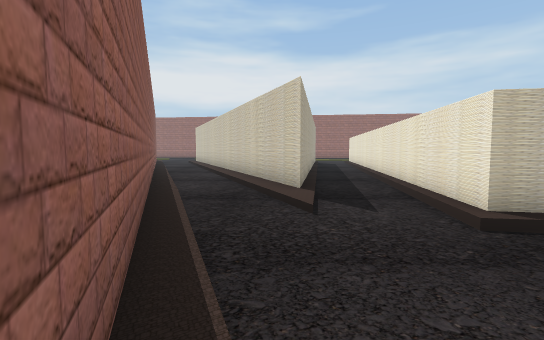
[1] (above)

16 first-person views from a walk through a Unity game level. The camera is 1.5 m above the floor, tilts 4° down and sees 85° across. The floor is counted in squares, 2 m on a side. Each view is taken from the middle of a square. On the plan, view 1 faces up. The plan holds only what a view shows up to about 10 squares ahead; the rest is blank. The place goes on beyond the plan.

[2]
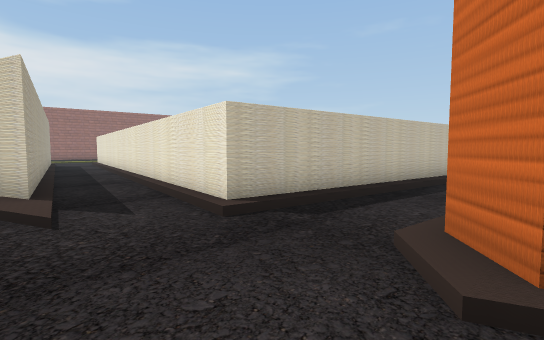

[3]
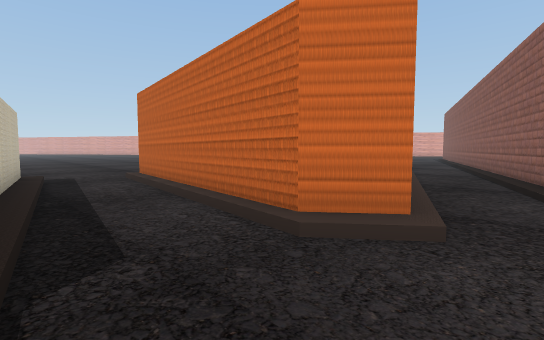

[4]
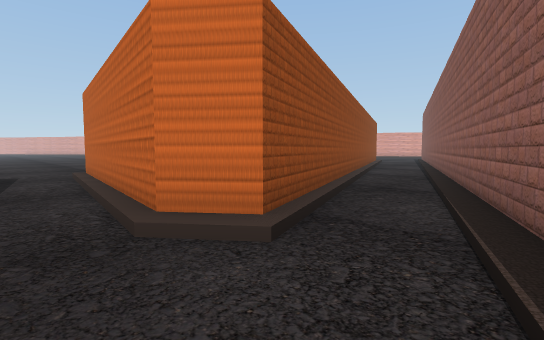

[5]
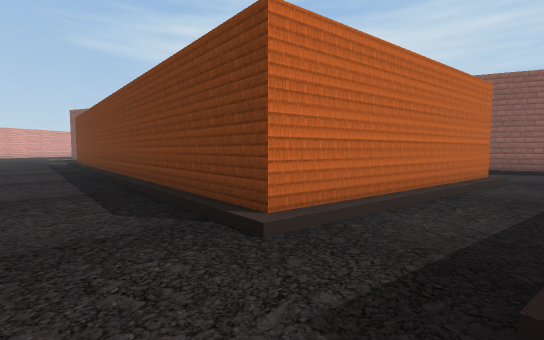

[6]
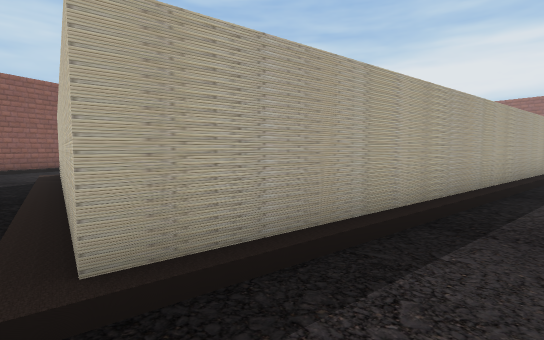

[7]
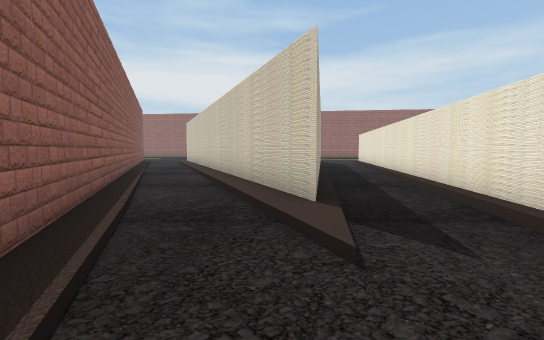

[8]
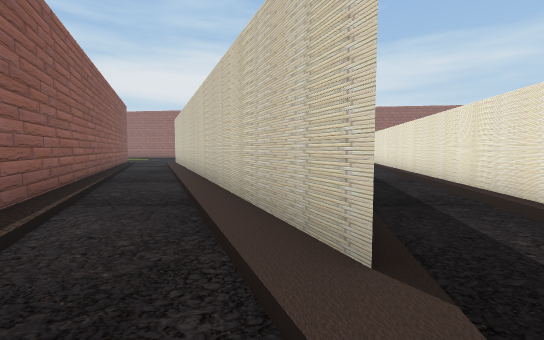

[9]
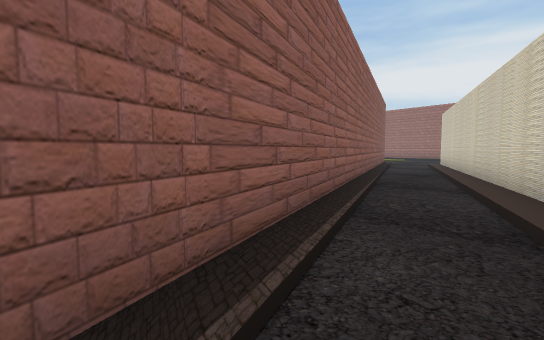

[10]
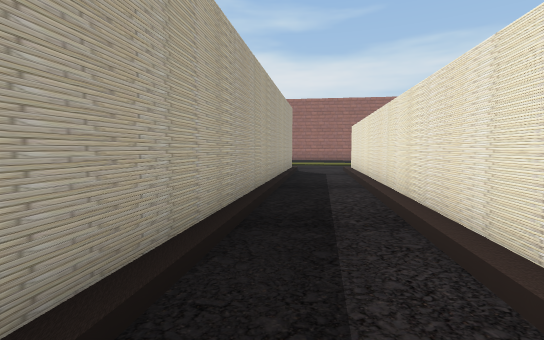

[11]
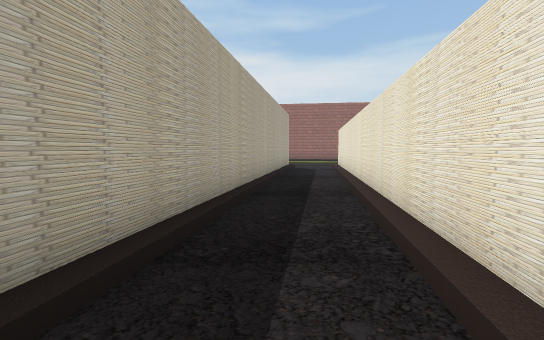

[12]
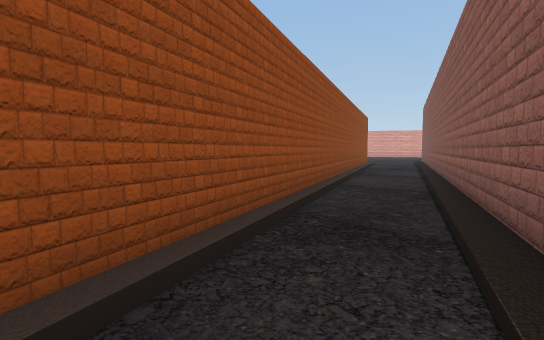

[13]
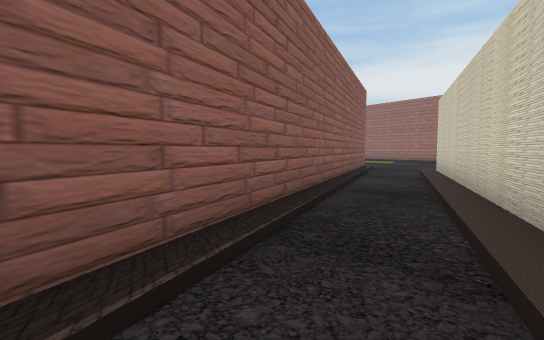

[14]
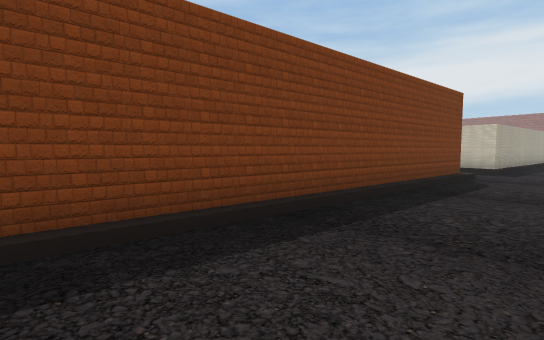

[15]
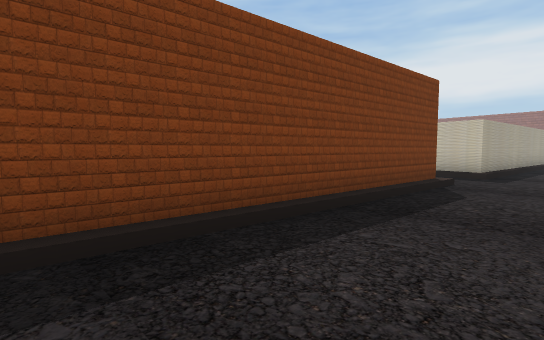

[16]
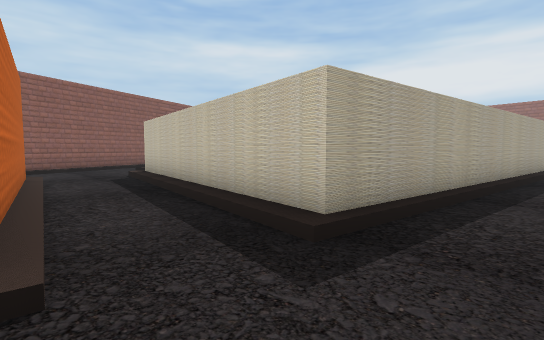

### Floor plan
Key: @ floor where view 1 was taken; # wall or solid block; . main floor; : floor 0.25 m higher than the main floor.
Columns run from 7 left of view 1 to 11 right of it. Each row starts with its distance up from view 1.
 16 #:.:#    #..#
 15 ##..#    #.:#
 14  #..##  ##.##
 13  ##.:#  #..#
 12   #..## #..#     #
 11   #:.:###..#     #.
 10   ##..###..#     #.
  9    #..###..#     #.
  8    #:.:##.##     #.
  7    ##..#:.#      #.
  6     #:.#..#     ##.
  5     ##....#     #..
  4      #....##    #..
  3      #:...:######..
  2      ##.........:..
  1       #...:........
  0       #@.:#######..
 -1       ##..#     #..
 -2        #..##   ##..
 -3        ##..#   #...
 -4         #..#   #...
 -5         #:.##  #...
 -6         ##..#  #...
 -7          #..## #...
 -8          ##..###...
 -9           #..###...

Where each view was taken, in squares from view 1:
view 1: 0 up, 0 right, facing up
view 2: 0 up, 0 right, facing up-right
view 3: 3 up, 1 right, facing down-right
view 4: 2 up, 0 right, facing down-right
view 5: 2 up, 11 right, facing down-left
view 6: 2 up, 11 right, facing up-left
view 7: 2 up, 0 right, facing up
view 8: 4 up, 0 right, facing up
view 9: 5 up, 1 left, facing up-left
view 10: 8 up, 2 right, facing up
view 11: 6 up, 2 right, facing up
view 12: 1 down, 1 right, facing down-right
view 13: 9 up, 2 left, facing up-left
view 14: 9 down, 11 right, facing up-left
view 15: 7 down, 11 right, facing up-left
view 16: 0 up, 11 right, facing up-left
